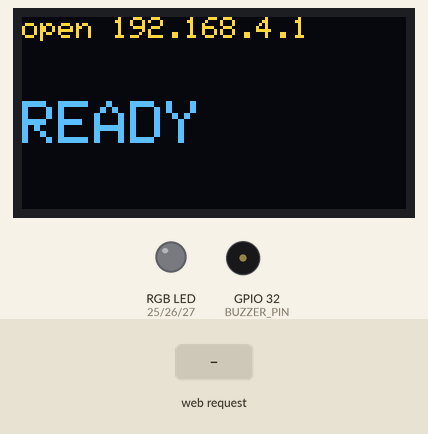
Bench run of a sketch on a simulated ESP32. On the bench: 128×64 one-colour display, an RGB LED mixed from three pins (HIGH = lit), buzzer (waves = sounding). The inputs (shaded band) are chosen by the test bench. The OLED is the two-colour kind (top 16 rows yellow); what the sketch prints to the serial monitor is not drawn.

Above: at 1.2 s.
1.3 s: HTTP request GET /ring received
At 2.4 s:
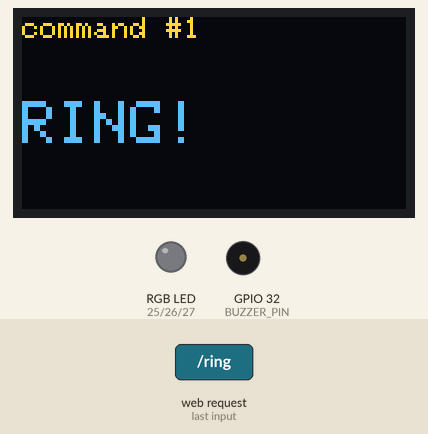
3.3 s: HTTP request GET /color?c=red received
At 4.5 s:
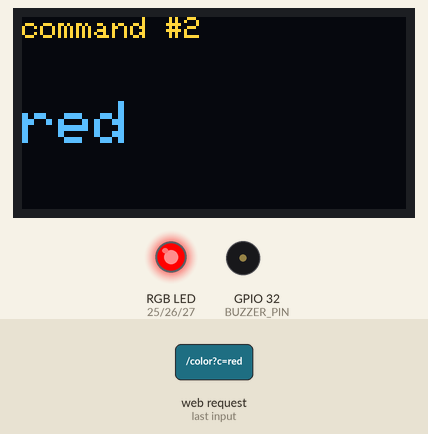
4.8 s: HTTP request GET /color?c=green received
At 5.8 s:
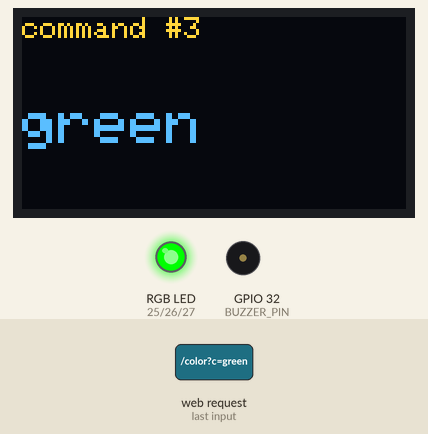
6.3 s: HTTP request GET /color?c=blue received
At 7.0 s:
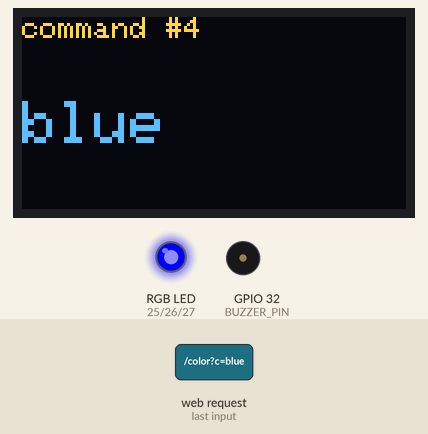
7.8 s: HTTP request GET /ring?c=red received
At 9.5 s:
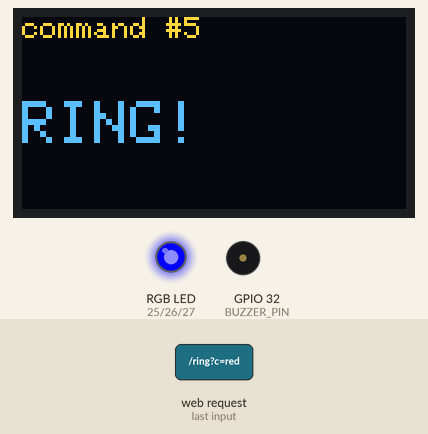
9.8 s: HTTP request GET /color received
At 10.8 s:
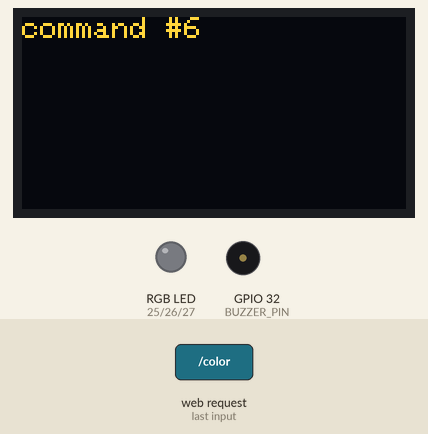
Timing chart, 0 to 12.3 s (numbered marks = the images above; inputs shaded):
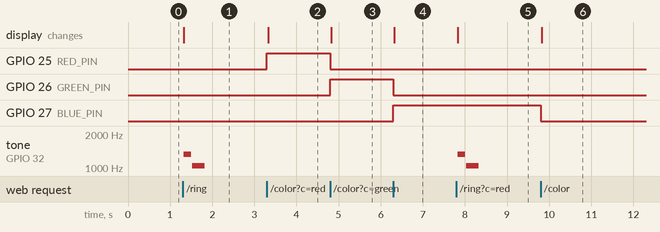

Measured:
- after the input at 1.3 s, tone on GPIO 32 (BUZZER_PIN): silent → 1319 Hz at once, → silent 0.18 s later, → 1047 Hz 0.02 s later, → silent 0.30 s later; the display: changes at once (image 1)
- after the input at 3.3 s, GPIO 25 (RED_PIN): LOW → HIGH at once; the display: changes at once (image 2)
- after the input at 4.8 s, GPIO 25 (RED_PIN): HIGH → LOW at once; GPIO 26 (GREEN_PIN): LOW → HIGH at once; the display: changes at once (image 3)
- after the input at 6.3 s, GPIO 26 (GREEN_PIN): HIGH → LOW at once; GPIO 27 (BLUE_PIN): LOW → HIGH at once; the display: changes at once (image 4)
- after the input at 7.8 s, tone on GPIO 32 (BUZZER_PIN): silent → 1319 Hz at once, → silent 0.18 s later, → 1047 Hz 0.02 s later, → silent 0.30 s later; the display: changes at once (image 5)
- after the input at 9.8 s, GPIO 27 (BLUE_PIN): HIGH → LOW at once; the display: changes at once (image 6)

The sketch:

phone_remote.ino
```cpp
// ESP32 From Zero - Episode 12: Control your ESP32 from your phone (no app, no router)  [DRAFT 2026-11-24]
// The board opens its OWN Wi-Fi network and serves a tiny web page. Each button on the page is a link,
// and each link is a command: color buttons for the RGB LED, a "ring" button for the buzzer.
// The OLED shows the last command, so you can see the phone talking to the board.
//
// Parts (all from earlier episodes):
//   RGB LED red / green / blue -> GPIO 25 / 26 / 27 (220 ohm each, common cathode to GND)   (Episode 6)
//   OLED SDA -> GPIO 21, SCL -> GPIO 22, VCC -> 3V3                                          (Episode 10)
//   passive buzzer + -> GPIO 32                                                              (Episode 10)
// How to use: upload, then on your phone open Wi-Fi settings, join "PinByPin-ESP32" (password below),
// and open http://192.168.4.1 in the browser.
// Libraries: "Adafruit SSD1306" + "Adafruit GFX" (WiFi and WebServer come with the ESP32 core).

#include <WiFi.h>
#include <WebServer.h>
#include <Wire.h>
#include <Adafruit_GFX.h>
#include <Adafruit_SSD1306.h>

const char* WIFI_NAME = "PinByPin-ESP32";
const char* WIFI_PASSWORD = "esp32lab";   // at least 8 characters, change it to your own

const int RED_PIN = 25;
const int GREEN_PIN = 26;
const int BLUE_PIN = 27;
const int BUZZER_PIN = 32;

WebServer server(80);                     // port 80 = the normal web port
Adafruit_SSD1306 screen(128, 64, &Wire, -1);
int commands = 0;                         // how many commands arrived

// the whole web page: a ready template, you only change the labels and colors
const char PAGE[] PROGMEM = R"HTML(
<!doctype html><html><head><meta name="viewport" content="width=device-width,initial-scale=1">
<title>ESP32 remote</title><style>
body{font-family:sans-serif;background:#0b1220;color:#fff;text-align:center;margin:0;padding:24px}
a{display:block;margin:14px auto;max-width:320px;padding:22px;border-radius:18px;font-size:26px;
  font-weight:bold;color:#fff;text-decoration:none}
</style></head><body><h1>ESP32 remote</h1>
<a href="/color?c=red" style="background:#e5484d">RED</a>
<a href="/color?c=green" style="background:#2fbf71">GREEN</a>
<a href="/color?c=blue" style="background:#3b82f6">BLUE</a>
<a href="/color?c=off" style="background:#334155">OFF</a>
<a href="/ring" style="background:#f59e0b">RING</a>
</body></html>
)HTML";

void show(const char* top, String big) {  // same helper as Episode 10
  screen.clearDisplay();
  screen.setTextColor(SSD1306_WHITE);
  screen.setTextSize(1);
  screen.setCursor(0, 0);
  screen.print(top);
  screen.setTextSize(2);
  screen.setCursor(0, 28);
  screen.print(big);
  screen.display();
}

void setColor(int r, int g, int b) {      // Episode 6
  analogWrite(RED_PIN, r);
  analogWrite(GREEN_PIN, g);
  analogWrite(BLUE_PIN, b);
}

void sendPage() {                          // answer every command with the page again
  server.send(200, "text/html", PAGE);
}

void handleColor() {                       // a link like /color?c=red
  String c = server.arg("c");
  if (c == "red") setColor(255, 0, 0);
  else if (c == "green") setColor(0, 255, 0);
  else if (c == "blue") setColor(0, 0, 255);
  else setColor(0, 0, 0);
  commands++;
  show(("command #" + String(commands)).c_str(), c);
  sendPage();
}

void handleRing() {                        // a short doorbell melody on the buzzer
  commands++;
  show(("command #" + String(commands)).c_str(), "RING!");
  tone(BUZZER_PIN, 1319, 180);
  delay(200);
  tone(BUZZER_PIN, 1047, 300);
  sendPage();
}

void setup() {
  Serial.begin(115200);
  screen.begin(SSD1306_SWITCHCAPVCC, 0x3C);
  setColor(0, 0, 0);

  WiFi.softAP(WIFI_NAME, WIFI_PASSWORD);   // the board becomes a tiny Wi-Fi network of its own
  IPAddress ip = WiFi.softAPIP();          // its address, like a house number: 192.168.4.1
  Serial.println(ip);
  show(("open " + ip.toString()).c_str(), "READY");   // the address to type on the phone

  server.on("/", sendPage);                // the page itself
  server.on("/color", handleColor);        // each link = one command
  server.on("/ring", handleRing);
  server.begin();
}

void loop() {
  server.handleClient();                   // look for a phone knocking, many times a second
}
```
